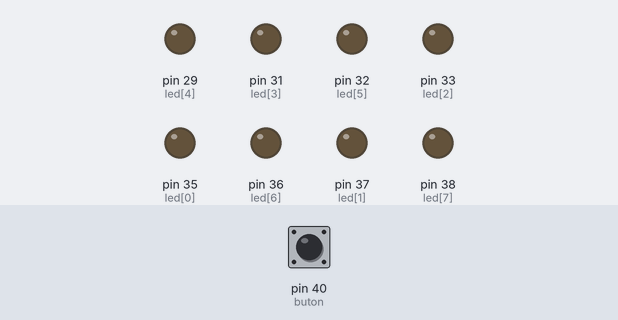
A program run on a simulated Raspberry Pi (header pin numbers). Shown: output pins drawn as LEDs (lit = HIGH). Dashed ring = blinking. The inputs (shaded band) are chosen by the test bench; at power-on: pin 40 (buton) HIGH.

Above: at 1.2 s.
1.3 s: pin 40 (buton) pulled LOW for 0.15 s
At 1.73 s:
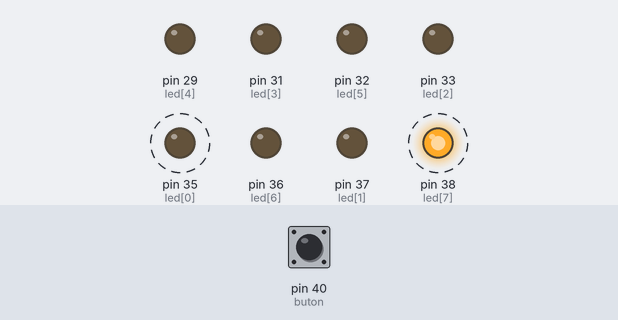
At 2.09 s:
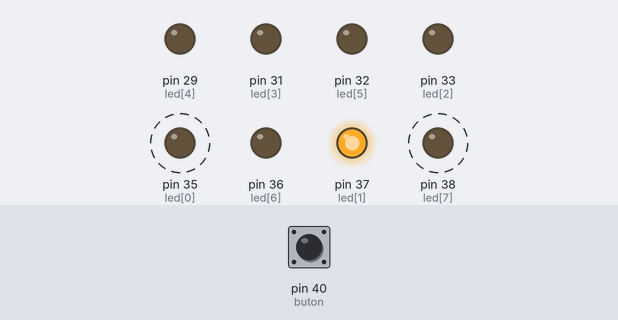
Timing chart, 0 to 10.3 s (numbered marks = the images above; inputs shaded):
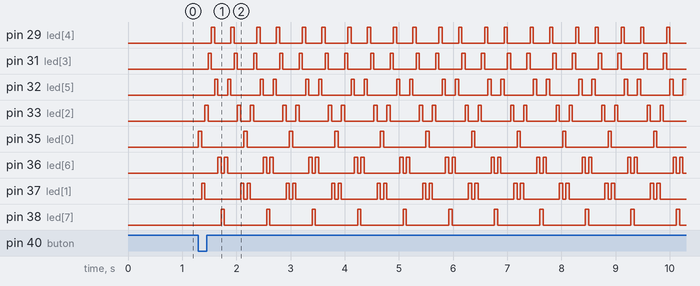

The program:

buton2.py
```python
import RPi.GPIO as GPIO
import time
GPIO.setmode(GPIO.BOARD)
GPIO.setup(40, GPIO.IN, pull_up_down=GPIO.PUD_UP)
led = [35, 37, 33, 31, 29, 32, 36, 38]
for i in range(8):
        GPIO.setup(led[i], GPIO.OUT)
        GPIO.output(led[i],GPIO.LOW)
try:
        while True:
                buton = GPIO.input(40)
                if buton == False:
                        k=1
                        while k==1:
                                for i in range(8):
                                        GPIO.output(led[i],GPIO.HIGH)
                                        time.sleep(0.06)
                                        GPIO.output(led[i],GPIO.LOW)
                                for i in range(6):
                                        GPIO.output(led[6-i],GPIO.HIGH)
                                        time.sleep(0.06)
                                        GPIO.output(led[6-i],GPIO.LOW)
                                if buton == True:
                                        k=0
                                        time.sleep(1)
except KeyboardInterrupt:
        GPIO.cleanup()
```

Measured:
- after the input at 1.3 s, pin 29 (led[4]): LOW → HIGH after 0.24 s, then repeats every 0.84 s: LOW 0.30 s, HIGH 0.06 s, LOW 0.42 s, HIGH 0.06 s; pin 31 (led[3]): LOW → HIGH after 0.18 s, then repeats every 0.84 s: LOW 0.42 s, HIGH 0.06 s, LOW 0.30 s, HIGH 0.06 s
